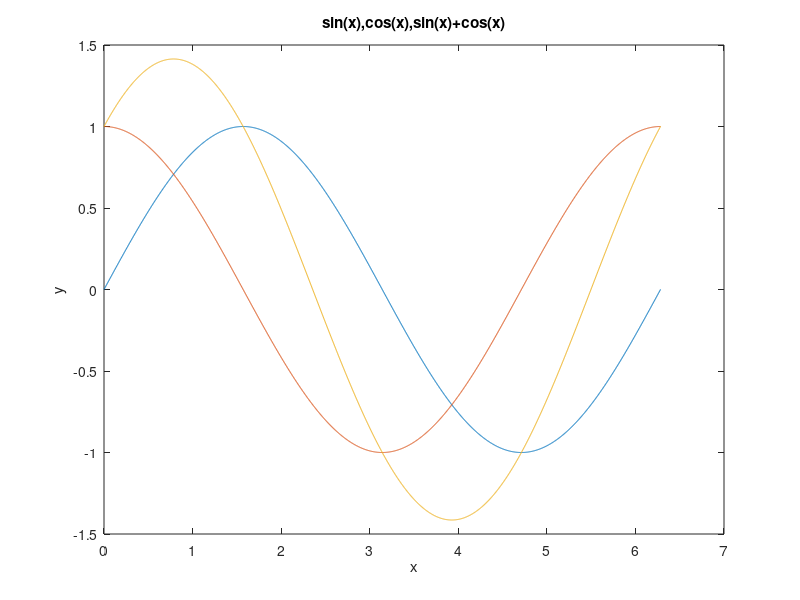

MATLAB code to generate this figure:
hfigure = figure('Name', 'Main figure', 'unit', 'normalized', 'position', [0 0.25 0.5 0.5]);
x = linspace(0, 2 * pi, 2000);
s = sin(x);
c = cos(x);
sc = sin(x) + cos(x);

plot(x, s, 'DisplayName', 'sin(x)');
hold on;
plot(x, c, 'DisplayName', 'cos(x)');
plot(x, sc, 'DisplayName', 'sin(x)+cos(x)');
hold off;
title("sin(x),cos(x),sin(x)+cos(x)");
xlabel('x');
ylabel('y');

k = waitforbuttonpress;

while k == 0

    subFigure(gco, x, s, c, sc);
    figure(hfigure); % get focus
    k = waitforbuttonpress;

end

function subFigure(hline, x, s, c, sc)

    if get(hline, 'type') == "line"
        figure('unit', 'normalized', 'position', [0.5 0.25 0.5 0.5], 'Name', get(hline, 'DisplayName'));

        switch (get(hline, 'SeriesIndex'))
            case 1
                % set(hfigure, 'Name', 'sin(x)');
                plot(x, s, 'color', get(hline, 'color'));
            case 2
                % set(hfigure, 'Name', 'cos(x)');
                plot(x, c, 'color', get(hline, 'color'));
            otherwise
                % set(hfigure, 'Name', 'sin(x)+cos(x)');
                plot(x, sc, 'color', get(hline, 'color'));
        end

        title(get(hline, 'DisplayName'));
        xlabel('x');
        ylabel('y');
    end

end
